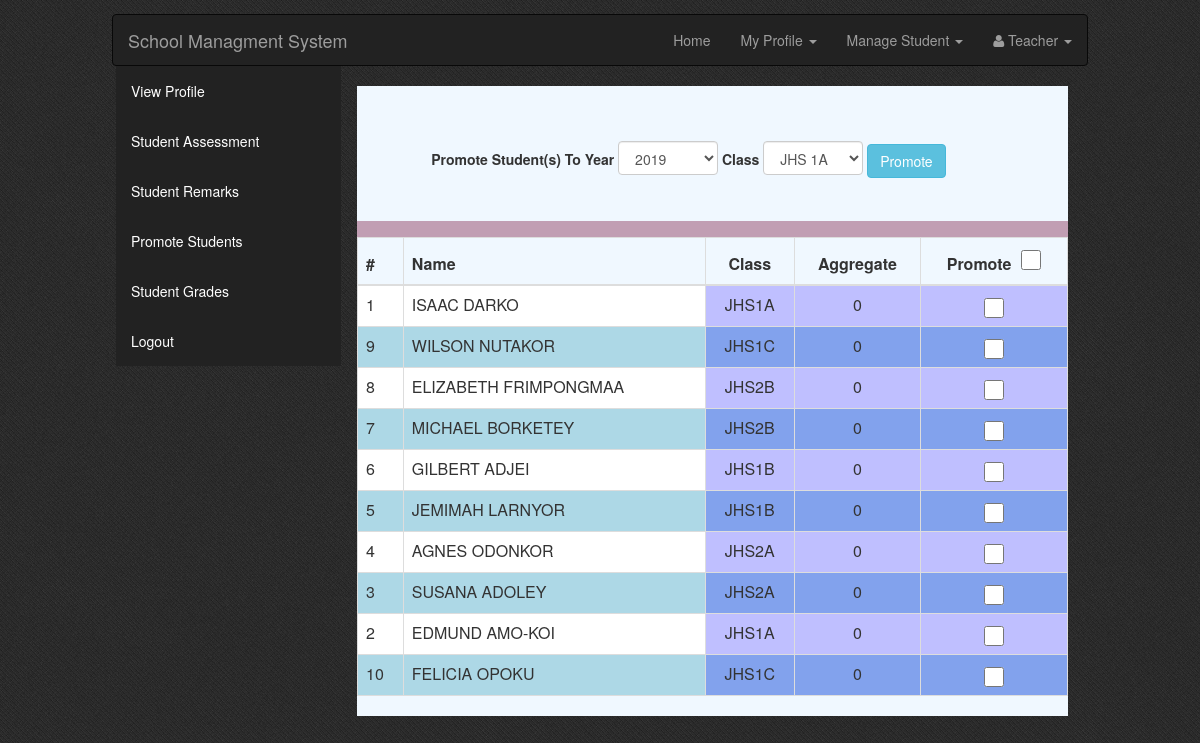
The app's page /teachers_section/index.php?tag=promote with its own data.
### tables this page shows
CREATE TABLE `years_holder` (
  `id` int(100) NOT NULL AUTO_INCREMENT,
  `year_name` varchar(10) NOT NULL,
  PRIMARY KEY (`id`)
);

CREATE TABLE `stu_tbl_2018` (
  `stu_id` int(10) unsigned NOT NULL AUTO_INCREMENT,
  `f_name` varchar(50) NOT NULL,
  `l_name` varchar(50) NOT NULL,
  `gender` char(10) NOT NULL,
  `dob` date NOT NULL,
  `address` varchar(100) NOT NULL,
  `phone` varchar(50) NOT NULL,
  `email` varchar(70) NOT NULL,
  `student_class` varchar(12) NOT NULL,
  `sub_english_grade` int(10) NOT NULL DEFAULT '0',
  `sub_english_exams` int(10) NOT NULL DEFAULT '0',
  `sub_english_total` int(10) NOT NULL DEFAULT '0',
  `sub_maths_grade` int(10) NOT NULL DEFAULT '0',
  `sub_maths_exams` int(10) NOT NULL DEFAULT '0',
  `sub_maths_total` int(10) NOT NULL DEFAULT '0',
  `sub_science_grade` int(10) NOT NULL DEFAULT '0',
  `sub_science_exams` int(10) NOT NULL DEFAULT '0',
  `sub_science_total` int(10) NOT NULL DEFAULT '0',
  `sub_social_grade` int(10) NOT NULL DEFAULT '0',
  `sub_social_exams` int(10) NOT NULL DEFAULT '0',
  `sub_social_total` int(10) NOT NULL DEFAULT '0',
  `sub_rme_grade` int(10) NOT NULL DEFAULT '0',
  `sub_rme_exams` int(10) NOT NULL DEFAULT '0',
  `sub_rme_total` int(10) NOT NULL DEFAULT '0',
  `sub_ict_grade` int(10) NOT NULL DEFAULT '0',
  `sub_ict_exams` int(10) NOT NULL DEFAULT '0',
  `sub_ict_total` int(10) NOT NULL DEFAULT '0',
  `sub_bdt_grade` int(10) NOT NULL DEFAULT '0',
  `sub_bdt_exams` int(10) NOT NULL DEFAULT '0',
  `sub_bdt_total` int(10) NOT NULL DEFAULT '0',
  `sub_gh_lang_grade` int(10) NOT NULL DEFAULT '0',
  `sub_gh_lang_exams` int(10) NOT NULL DEFAULT '0',
  `sub_gh_lang_total` int(10) NOT NULL DEFAULT '0',
  `english_grade` int(11) NOT NULL DEFAULT '0',
  `maths_grade` int(11) NOT NULL DEFAULT '0',
  `social_grade` int(11) NOT NULL DEFAULT '0',
  `science_grade` int(11) NOT NULL DEFAULT '0',
  `rme_grade` int(11) NOT NULL DEFAULT '0',
  `bdt_grade` int(11) NOT NULL DEFAULT '0',
  `ict_grade` int(11) NOT NULL DEFAULT '0',
  `gh_lang_grade` int(11) NOT NULL DEFAULT '0',
  `total` int(11) NOT NULL DEFAULT '0',
  `stu_conduct` varchar(100) NOT NULL,
  `stu_intrest` varchar(100) NOT NULL,
  `stu_attitude` varchar(100) NOT NULL,
  `teachers_remarks` varchar(100) NOT NULL,
  `attendance` varchar(10) NOT NULL,
  `promotion` varchar(10) NOT NULL,
  PRIMARY KEY (`stu_id`)
);

### teachers_section/promote_stu.php (the view, shortened to what this page needs)
<?php
    $id="";
    $query_get_teacher_details = mysqli_query($my_connection_string,"SELECT `teacher_type_class` FROM `teacher_tbl` WHERE `teacher_id` ='$id' LIMIT 1");
    $get_each_detail = mysqli_fetch_array($query_get_teacher_details);
    $teacher_class = $get_each_detail['teacher_type_class'];
    $get_class_name_ini = mysqli_query($my_connection_string,"SELECT `view_class_name` FROM `class_holders` WHERE `class_name` = '$teacher_class'");
    $get_class_name = mysqli_fetch_array($get_class_name_ini);
    $class_name_display = $get_class_name['view_class_name'];
    $get_year_ini = mysqli_query($my_connection_string,"SELECT * FROM `years_holder` ORDER BY `id` DESC LIMIT 1");
    $get_year_fetch = mysqli_fetch_array($get_year_ini);
    $get_latest_year = $get_year_fetch["year_name"];
?>
<div class="table-responsive" style="margin: 20px;background: aliceblue;">
    <br><br>
    <form method="post">
        <div class="form-group">
            <div class="col-md-9 col-md-offset-1 col-xs-9 col-sm-10 pull-left" style="width: 100%">
                <span style="font-weight: bold"> Promote Student(s) To Year </span>
               <select class="form-control" style="display: inline;width: 100px" name="latest_year"><option><?php echo $get_latest_year  ?></option></select>
               <span style="font-weight: bold"> Class </span>
                <select class="form-control" style="display: inline;width: 100px" name="next_class">
                    <?php
            $top_get_class_name_ini = mysqli_query($my_connection_string,"SELECT * FROM `class_holders`");
   while ($top_get_class_name = mysqli_fetch_array($top_get_class_name_ini)) {
        $top_class_name = $top_get_class_name['class_name'];
        $top_class_name_display = $top_get_class_name['view_class_name'];
                    ?>
                    <option value="<?php echo $top_class_name; ?>"><?php  echo $top_class_name_display  ?></option>
                    <?php   } ?>
                </select>
            <input type="submit" name="btnpromote" value="Promote" class="btn btn-info"/>
        </div>
    </div>
<br><br><br><br>
    <div style="text-align: center;background: #c19eb3;padding: 8px"><span style="color: blue;font-size: 15px;font-weight: bold;"><?php echo $class_name_display;  ?></span></div>
        <table class="table table-bordered" id="manage_class_table">
            <div class="check_all_boxes">
        <thead>
            <th>#</th>
            <th> Name</th>
            <th style="text-align: center">Class</th>
            <th style="text-align: center">Aggregate</th>
            <th style="text-align: center">Promote<input type="checkbox" id="check-all" class="all" style="height: 20px;width: 20px;margin-left: 10px;"></th>
        </thead>
        <tbody>
        <?php
         $key="";
    if($key !="")
                $get_students_query=mysqli_query($my_connection_string,"SELECT * FROM `stu_tbl_2018` WHERE `f_name`  LIKE '%$key%' or
            `l_name` LIKE '%$key%' or
            `student_class` LIKE '%$key%' ");
    else
        $run_students_query = mysqli_query($my_connection_string,"SELECT `stu_id`,`f_name`,`l_name`,`student_class`,`total` FROM `stu_tbl_2018` WHERE `student_class` LIKE '%$teacher_class%' ORDER BY `total` ASC");
        $i = 0;
        while ($get_details = mysqli_fetch_array($run_students_query)) {
                $student_id = $get_details['stu_id'];
                $student_name = $get_details['f_name']."&nbsp;".$get_details['l_name'];
                $student_class = $get_details['student_class'];
                $student_aggregate = $get_details['total'];
        $i++;
        $color=($i%2==0)?"lightblue":"white";
    ?>
      <tr bgcolor="<?php echo $color?>">
    <td><?php  echo $student_id; ?></td>
    <td><?php  echo $student_name; ?></td>
    <td style="background-color: #0000ff40;text-align: center;"><?php  echo strtoupper($student_class); ?></td>
    <td style="background-color: #0000ff40;text-align: center;"><?php  echo $student_aggregate; ?></td>
    <td style="background-color: #0000ff40;text-align: center;"><?php  echo "<input type='checkbox' name='my_students[]' id='students' value='$student_id' style='height:20px;width:20px' ";?></td>
        </tr>
    <?php
    }
    ?>
</div>
    </table>
</form>
</body>
</html>

### css/style.css (style rules this page uses)
body { background:url(../picture/navy_blue.png); }

### records on screen
years_holder: latest_year "2019"
stu_tbl_2018: stu_id "1", student_name "ISAAC DARKO", student_class "JHS1A", total "0"
stu_tbl_2018: stu_id "9", student_name "WILSON NUTAKOR", student_class "JHS1C", total "0"
stu_tbl_2018: stu_id "8", student_name "ELIZABETH FRIMPONGMAA", student_class "JHS2B", total "0"
stu_tbl_2018: stu_id "7", student_name "MICHAEL BORKETEY", student_class "JHS2B", total "0"
stu_tbl_2018: stu_id "6", student_name "GILBERT ADJEI", student_class "JHS1B", total "0"
stu_tbl_2018: stu_id "5", student_name "JEMIMAH LARNYOR", student_class "JHS1B", total "0"
stu_tbl_2018: stu_id "4", student_name "AGNES ODONKOR", student_class "JHS2A", total "0"
stu_tbl_2018: stu_id "3", student_name "SUSANA ADOLEY", student_class "JHS2A", total "0"
stu_tbl_2018: stu_id "2", student_name "EDMUND AMO-KOI", student_class "JHS1A", total "0"
stu_tbl_2018: stu_id "10", student_name "FELICIA OPOKU", student_class "JHS1C", total "0"

### other values on screen
form field next_class "JHS 1A"
